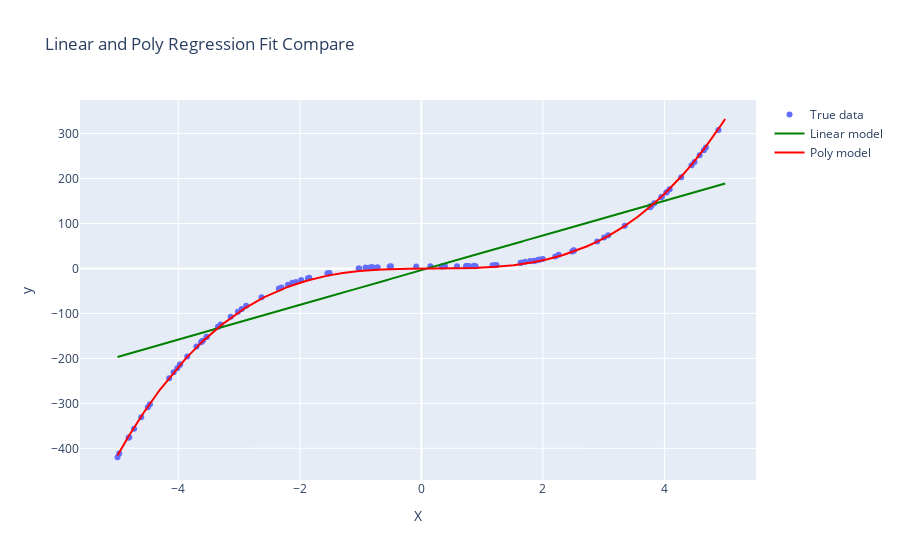

The code cell stored with this chart in its notebook:
### Code cell
X_space = torch.arange(-5, 5, 0.001, dtype=torch.float32).view(-1, 1)

predicted_linear = linear_model(X_space).detach().numpy()
predicted_poly = poly_model(X_space).detach().numpy()

scatter = go.Scatter(x=X, y=y, mode='markers', name='True data')
linear_line = go.Scatter(x=X_space.numpy().flatten(), y=predicted_linear.flatten(), mode='lines', name='Linear model', line=dict(color='green'))
poly_line = go.Scatter(x=X_space.numpy().flatten(), y=predicted_poly.flatten(), mode='lines', name='Poly model', line=dict(color='red'))

layout = go.Layout(
    title="Linear and Poly Regression Fit Compare",
    xaxis=dict(title="X"),
    yaxis=dict(title="y"),
    showlegend=True
)

fig = go.Figure(data=[scatter, linear_line, poly_line], layout=layout)
fig.show(config=dict(scrollZoom=True))

### Figure 1 — Plotly figure (JSON) as saved in the notebook; plotly's stock layout.template omitted (floating-point values rounded to 4 significant figures; data arrays with more than 128 entries replaced by an {"elided": "..."} marker saying what was removed)
{"data": [{"mode": "markers", "name": "True data", "type": "scatter", "x": [-0.8298, 2.203, -4.999, -1.977, -3.532, -4.077, -3.137, -1.544, -1.032, 0.3882, -0.8081, 1.852, -2.955, 3.781, -4.726, 1.705, -0.827, 0.5869, -3.596, -3.019, 3.007, 4.683, -1.866, 1.923, 3.764, 3.946, -4.15, -4.609, -3.302, 3.781, -4.017, -0.7889, 4.579, 0.3317, 1.919, -1.845, 1.865, 3.346, -4.817, 2.501, 4.889, 2.482, -2.196, 2.893, -3.968, -0.5211, 4.086, -2.064, -2.122, -3.7, -4.806, 1.788, -2.884, -2.345, -0.08427, -4.466, 0.7412, -3.533, 0.8931, 1.998, -3.977, -0.8594, 1.944, -0.8582, -4.5, 0.359, 1.638, 0.1489, 4.446, 0.8656, 4.034, -3.625, -3.607, 3.074, -1.023, -3.346, 4.275, -1.522, 2.508, 2.26, 3.833, 1.237, 2.509, -1.511, -2.301, 3.959, -0.7191, 4.648, 1.634, 1.217, -3.853, 4.495, -0.5009, 0.7839, -0.9186, -2.63, 4.034, 0.7368, -4.971, 1.171], "y": [2.067, 26.37, -419.9, -25.57, -152.1, -231.1, -107.4, -10.92, -0.3385, 5.079, 2.21, 17.26, -90.25, 138.8, -356.3, 14.61, 2.535, 5.01, -160.6, -96.1, 68.73, 269.2, -21.62, 18.97, 136.3, 158.5, -244.0, -330.7, -124.6, 138.9, -222.2, 2.367, 251.4, 4.413, 18.7, -20.63, 16.82, 95.17, -376.3, 39.01, 307.9, 37.88, -36.41, 60.08, -213.3, 4.237, 176.2, -30.28, -32.05, -173.3, -375.2, 16.38, -82.76, -44.49, 4.384, -301.8, 5.032, -152.5, 4.927, 21.21, -214.9, 1.307, 19.74, 1.059, -308.6, 4.904, 12.72, 4.915, 229.5, 5.822, 169.7, -164.2, -161.8, 73.55, -0.1917, -129.5, 202.7, -11.44, 40.27, 30.51, 144.8, 7.566, 39.74, -9.976, -42.11, 159.2, 2.592, 262.6, 12.88, 7.297, -196.0, 236.9, 4.614, 5.323, 2.082, -64.34, 169.0, 5.565, -411.7, 6.954]}, {"line": {"color": "green"}, "mode": "lines", "name": "Linear model", "type": "scatter", "x": {"elided": "10000 float values"}, "y": {"elided": "10000 float values"}}, {"line": {"color": "red"}, "mode": "lines", "name": "Poly model", "type": "scatter", "x": {"elided": "10000 float values"}, "y": {"elided": "10000 float values"}}], "layout": {"showlegend": true, "title": {"text": "Linear and Poly Regression Fit Compare"}, "xaxis": {"title": {"text": "X"}}, "yaxis": {"title": {"text": "y"}}}}
